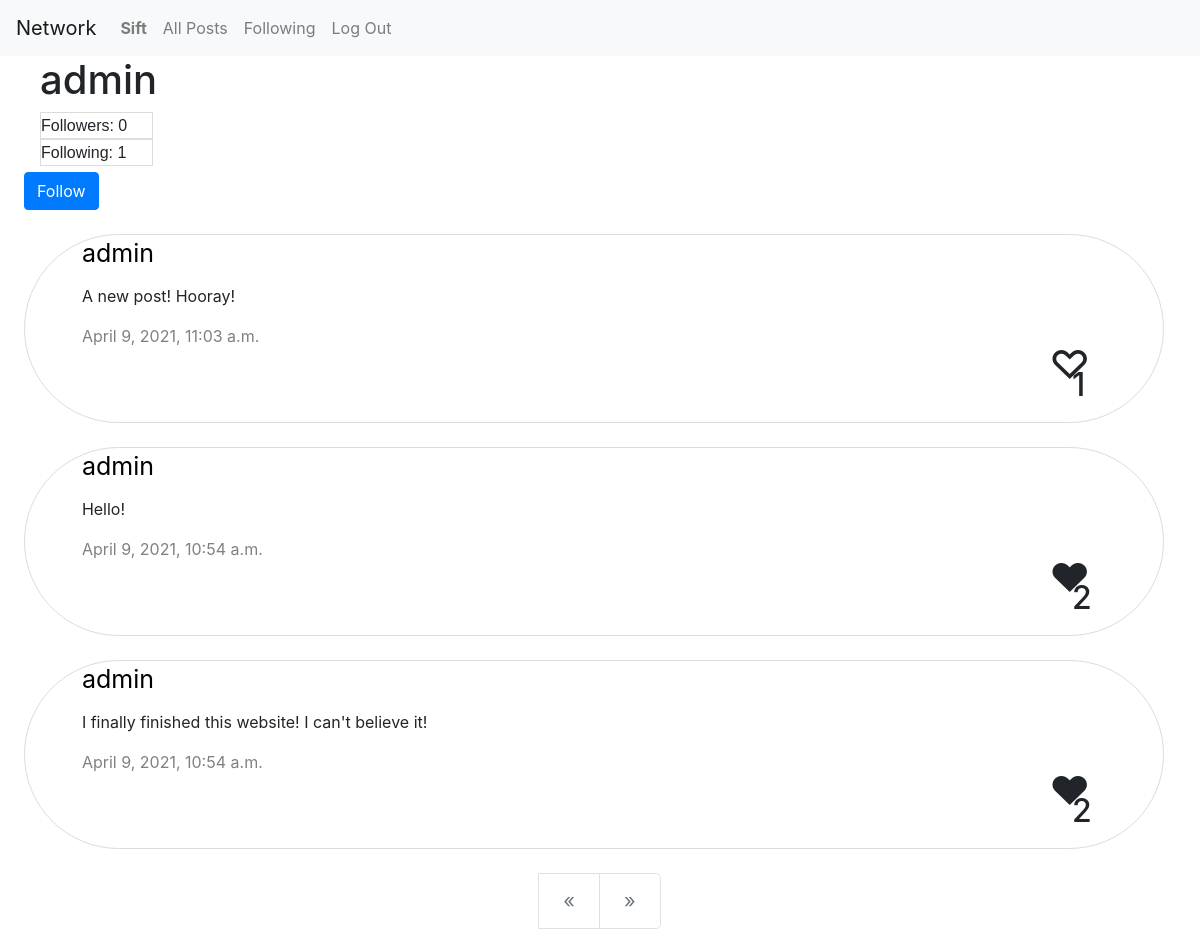
Screenshot of /profile/admin (signed in) with the database file from the repository.
### network/models.py (models this page shows, shortened)
class User(AbstractUser):
    pass

class Profile(models.Model):
    user = models.ForeignKey('User',on_delete=models.CASCADE)
    followers = models.ManyToManyField('User',related_name='Followers',blank='True')
    following = models.ManyToManyField('User',related_name='Following',blank='True')

class Posts(models.Model):
    posts = models.CharField(max_length=50)
    user = models.ForeignKey('User',on_delete=models.CASCADE)
    date = models.DateTimeField(default=datetime.now())
    like = models.ManyToManyField('User',blank='True',related_name='Likes')
    class Meta:
        ordering =['-date']

### network/views.py (the view)
# urls.py: path("profile/<str:user>",views.profile, name="profile"),
def profile(request,user):
    Username = User.objects.get(username=user)
    posts = Posts.objects.filter(user=Username)
    Following = Profile.objects.get(user=Username)
    paginator = Paginator(posts, 10)
    if request.GET.get("page") != None:
        try:
            posts = paginator.page(request.GET.get("page"))
        except:
            posts = paginator.page(1)
    else:
        posts = paginator.page(1)
    return render(request,"network/profile.html",{
        "Username":Username,
        "Posts":posts,
        "Following":Following,
    })

### network/templates/network/profile.html (shortened to what this page needs)
{% extends "network/layout.html" %}
{% block body %}
    <h1 class='title'>{{ Username }}</h1>
    <div class="follow">
    <p1 class="follow1">Followers: {{ Following.followers.count }}</p1>
    </div>
    <div class="follow">
    <p1 class="follow1">Following: {{ Following.following.count }}</p1>
    </div>
    {% if Username != request.user %}
    {% if Username in Following.followers.all %}
    <a href="{% url 'follow' Username %}"><button class="btn btn-primary" type="submit">Unfollow</button></a>
    {% else %}
    <a href="{% url 'follow' Username %}"><button class="btn btn-primary"type="submit">Follow</button></a>
    {% endif %}
    {% endif %}
{% for i in Posts %}
<div class="comments" id="{{ i.id }}">
    <p2 class="username">{{i.user}}</p2>
    <p class="comment-cont" id="comment-cont-{{ i.id }}">{{i.posts}}</p>
    <p class="date">{{i.date}}</p>
    {% if request.user in i.like.all %}
    <h1 class='like' id='like1-{{i.id}}'>&#9829;</h1>
    {% else %}
    <h1 class='like' id='like-{{i.id}}'>&#9825;</h1>
    {% endif %}
    <h2 class='counter' id='count-{{i.id}}'>{{i.like.count}}</h2>
</div>
{% endfor %}
{% include "network/paginator.html" %}
{% endblock %}

### network/templates/network/layout.html (shortened to what this page needs)
{% load static %}
<!DOCTYPE html>
<html lang="en">
    <head>
        <link rel="stylesheet" href="https://stackpath.bootstrapcdn.com/bootstrap/4.4.1/css/bootstrap.min.css">
        <link href="{% static 'network/styles.css' %}" rel="stylesheet">
    </head>
    <body>
        <nav class="navbar navbar-expand-lg navbar-light bg-light">
            <a class="navbar-brand">Network</a>
            <div>
              <ul class="navbar-nav mr-auto">
                {% if user.is_authenticated %}
                    <li class="nav-item">
                        <a class="nav-link" href="{% url 'profile' user=user.username %}"><strong>{{ user.username }}</strong></a>
                    </li>
                {% endif %}
                <li class="nav-item">
                  <a class="nav-link" href="{% url 'index' %}">All Posts</a>
                </li>
                {% if user.is_authenticated %}
                    <li class="nav-item">
                        <a class="nav-link" href="{% url 'following' %}">Following</a>
                    </li>
                    <li class="nav-item">
                        <a class="nav-link" href="{% url 'logout' %}">Log Out</a>
                    </li>
                {% endif %}
              </ul>
            </div>
          </nav>
        <div class="body">
            {% block body %}
            {% endblock %}
        </div>
    </body>
</html>

### network/static/network/styles.css (style rules this page uses)
.comments { border-radius: 10cm; border-style: solid; border-width: thin; border-color:gainsboro; width: 95%; height: 5cm; margin-left: 2%; margin: 2%; }
.comment-cont { word-wrap: break-word; margin-top: 1%; margin-left: 5%; }
.username { word-wrap: break-word; margin-top: 1%; margin-left: 5%; font-size: 25px; color: black; }
.btn { margin-left: 2%; margin-top:0.5% }
.date { word-wrap: break-word; margin-top: 1%; margin-left: 5%; color: gray; }
.follow { border-style:solid; border-width: thin; border-color: gainsboro; width:3cm; height: auto; margin-left: 2.5rem; }
.follow1 { font-size: medium; font-family: 'Franklin Gothic Medium', 'Arial Narrow', Arial, sans-serif; }
.like { margin-top:-2%; margin-left:90%; }
.counter { margin-top:-2.7%; margin-left:92%; }
.title { margin-left: 2.5rem; }

### rows the page displays
User: username "Sift"
User: username "admin"
Profile: followers.count "0", following.count "1"
Posts: user "admin", posts "A new post! Hooray!", date "April 9, 2021, 11:03 a.m.", like.count "1"
Posts: user "admin", posts "Hello!", date "April 9, 2021, 10:54 a.m.", like.count "2"
Posts: user "admin", posts "I finally finished this website! I can't believe it!", date "April 9, 2021, 10:54 a.m.", like.count "2"
